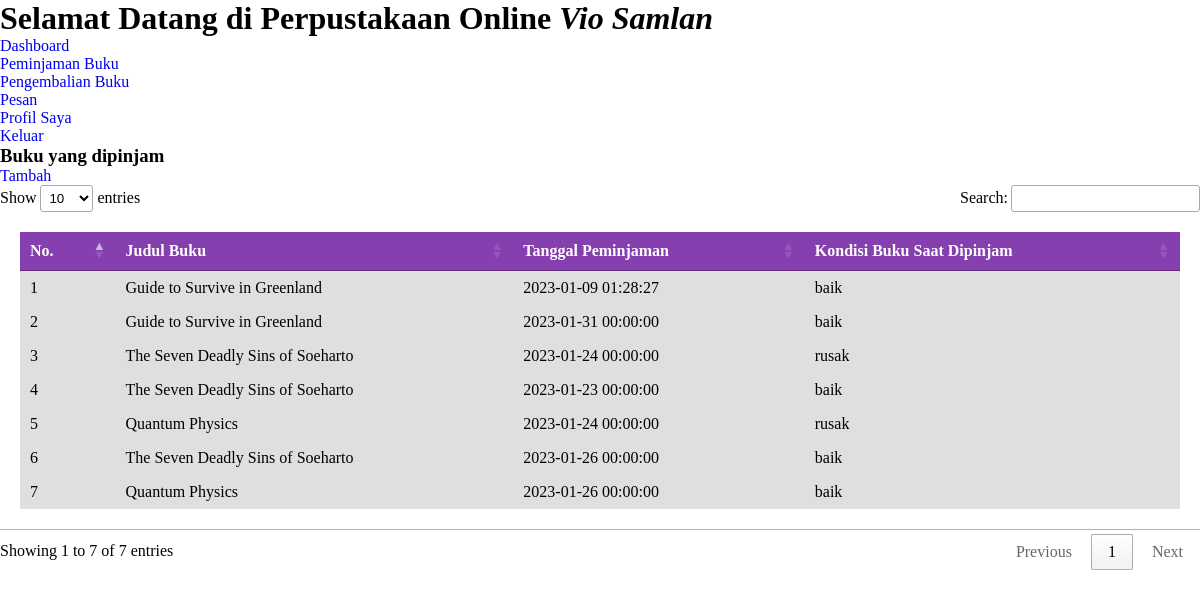
The app's page /user/peminjaman.php with its own data.
### tables this page shows
CREATE TABLE `user` (
  `id` int(11) NOT NULL,
  `kode` varchar(25) NOT NULL,
  `nis` char(20) NOT NULL,
  `fullname` varchar(50) NOT NULL,
  `username` varchar(50) NOT NULL,
  `password` text NOT NULL,
  `kelas` varchar(20) DEFAULT NULL,
  `alamat` text DEFAULT NULL,
  `verif` varchar(50) NOT NULL DEFAULT 'Akun terverifikasi',
  `role` enum('admin','user') NOT NULL,
  `join_date` datetime NOT NULL,
  `terakhir_login` datetime NOT NULL,
  `foto` text DEFAULT NULL
);

CREATE TABLE `peminjaman` (
  `id` int(11) NOT NULL,
  `id_user` int(11) NOT NULL,
  `id_buku` int(11) NOT NULL,
  `tanggal_peminjaman` datetime NOT NULL,
  `tanggal_pengembalian` datetime DEFAULT NULL,
  `kondisi_buku_saat_dipinjam` enum('baik','rusak') NOT NULL,
  `kondisi_buku_saat_dikembalikan` enum('baik','rusak') NOT NULL,
  `denda` decimal(10,0) NOT NULL
);

CREATE TABLE `buku` (
  `id` int(11) NOT NULL,
  `judul_buku` varchar(100) NOT NULL,
  `id_kategori` int(11) NOT NULL,
  `id_penerbit` int(11) NOT NULL,
  `pengarang` varchar(100) NOT NULL,
  `tahun_terbit` year(4) NOT NULL,
  `isbn` int(13) NOT NULL,
  `j_buku_baik` int(5) NOT NULL,
  `j_buku_rusak` int(5) NOT NULL,
  `foto` text DEFAULT NULL
);

### class/Database.php (called while the page is built, shortened)
<?php
class Database {
    private $hostname = "localhost";
    private $username = "root";
    private $password = "";
    private $database = "db_perpustakaan";
    public function __construct(){
        $this->db = mysqli_connect($this->hostname, $this->username, $this->password, $this->database);
    }
}
?>

### class/User.php (called while the page is built, shortened)
<?php
include_once("Database.php");
class User extends Database{
    public function find($id){
        $sql = "SELECT * FROM user WHERE id='$id'";
        return $this->db->query($sql)->fetch_assoc();
    }
}
?>

### class/Peminjaman.php (called while the page is built, shortened)
<?php
include_once("Database.php");
class Peminjaman extends Database{
    public function find($id){
        $sql = "SELECT buku.judul_buku as buku, peminjaman.tanggal_peminjaman, peminjaman.kondisi_buku_saat_dipinjam FROM peminjaman, buku WHERE peminjaman.id_buku = buku.id AND peminjaman.id_user = $id AND tanggal_pengembalian is null";
        return $this->db->query($sql)->fetch_all(MYSQLI_ASSOC);
    }
}
?>

### user/peminjaman.php (the view, shortened to what this page needs)
<?php
include_once("../class/Peminjaman.php");
$peminjaman = new Peminjaman;
$data_peminjaman = $peminjaman->find(2);
?>
<!DOCTYPE html>
<html lang="en">
<head>
    <link rel="stylesheet" href="../assets/css/style.css" type="text/css">
    <?php include("../partials/t_script_js.php") ?>
</head>
<body>
    <?php include("../partials/sidebar.php"); ?>
    <div class="table">
        <h3>Buku yang dipinjam</h3>
        <a href="form_peminjaman.php">Tambah</a>
        <table id="jquery-tab">
            <thead>
                <tr>
                    <th>No.</th>
                    <th>Judul Buku</th>
                    <th>Tanggal Peminjaman</th>
                    <th>Kondisi Buku Saat Dipinjam</th>
                </tr>
            </thead>
            <tbody>
            <?php
            foreach($data_peminjaman as $key => $p){
            ?>
            <tr>
                <td><?= $key+1 ?></td>
                <td><?= $p["buku"] ?></td>
                <td><?= $p["tanggal_peminjaman"] ?></td>
                <td><?= $p["kondisi_buku_saat_dipinjam"] ?></td>
            </tr>
            <?php
            }
            ?>
            </tbody>
        </table>
    </div>
</body>
</html>

### partials/sidebar.php
<?php
include_once("../class/User.php");
$user = new User;
$data_user = $user->find(2);
?>
<div class="sidebar">
    <h1>Selamat Datang di Perpustakaan Online <i><?= $data_user["fullname"] ?></i></h1>
    <ul>
        <li> <a href="index.php">Dashboard</a></li>
        <li> <a href="peminjaman.php">Peminjaman Buku</a></li>
        <li> <a href="pengembalian.php">Pengembalian Buku</a></li>
        <li> <a href="pesan.php">Pesan</a></li>
        <li> <a href="profil.php">Profil Saya</a></li>
        <li> <a href="../logout.php">Keluar</a></li>
    </ul>
</div>

### assets/css/style.css (style rules this page uses)
* { margin: 0; padding: 0; box-sizing: border-box; list-style: none; text-decoration: none; }
.table table { width: 100%; padding: 20px; }
.table table th { background-color: #863faf; color: white; padding: 10px; font-weight: 400; }
.table table td { background-color: #dfdfdf; padding: 8px; text-align: justify; }

### records on screen
user: fullname "Vio Samlan"
peminjaman: id_buku.judul_buku "Guide to Survive in Greenland", tanggal_peminjaman "2023-01-09 01:28:27", kondisi_buku_saat_dipinjam "baik"
peminjaman: id_buku.judul_buku "Guide to Survive in Greenland", tanggal_peminjaman "2023-01-31 00:00:00", kondisi_buku_saat_dipinjam "baik"
peminjaman: id_buku.judul_buku "The Seven Deadly Sins of Soeharto", tanggal_peminjaman "2023-01-24 00:00:00", kondisi_buku_saat_dipinjam "rusak"
peminjaman: id_buku.judul_buku "The Seven Deadly Sins of Soeharto", tanggal_peminjaman "2023-01-23 00:00:00", kondisi_buku_saat_dipinjam "baik"
peminjaman: id_buku.judul_buku "Quantum Physics", tanggal_peminjaman "2023-01-24 00:00:00", kondisi_buku_saat_dipinjam "rusak"
peminjaman: id_buku.judul_buku "The Seven Deadly Sins of Soeharto", tanggal_peminjaman "2023-01-26 00:00:00", kondisi_buku_saat_dipinjam "baik"
peminjaman: id_buku.judul_buku "Quantum Physics", tanggal_peminjaman "2023-01-26 00:00:00", kondisi_buku_saat_dipinjam "baik"
